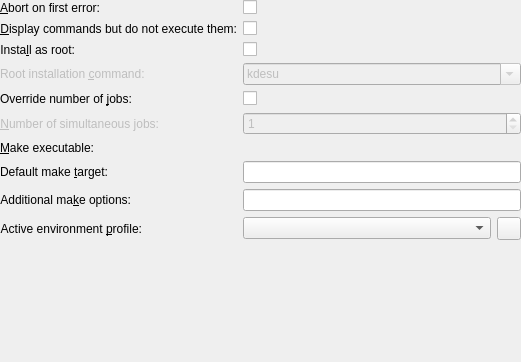
<?xml version="1.0" encoding="UTF-8"?>
<ui version="4.0">
 <class>MakeConfig</class>
 <widget class="QWidget" name="MakeConfig">
  <property name="geometry">
   <rect>
    <x>0</x>
    <y>0</y>
    <width>521</width>
    <height>362</height>
   </rect>
  </property>
  <layout class="QFormLayout" name="formLayout">
   <property name="fieldGrowthPolicy">
    <enum>QFormLayout::AllNonFixedFieldsGrow</enum>
   </property>
   <property name="leftMargin">
    <number>0</number>
   </property>
   <property name="topMargin">
    <number>0</number>
   </property>
   <property name="rightMargin">
    <number>0</number>
   </property>
   <property name="bottomMargin">
    <number>0</number>
   </property>
   <item row="0" column="0">
    <widget class="QLabel" name="label_8">
     <property name="text">
      <string>&amp;Abort on first error:</string>
     </property>
     <property name="alignment">
      <set>Qt::AlignRight|Qt::AlignTrailing|Qt::AlignVCenter</set>
     </property>
     <property name="buddy">
      <cstring>kcfg_abortOnFirstError</cstring>
     </property>
    </widget>
   </item>
   <item row="0" column="1">
    <widget class="QCheckBox" name="kcfg_abortOnFirstError">
     <property name="text">
      <string/>
     </property>
    </widget>
   </item>
   <item row="1" column="0">
    <widget class="QLabel" name="label_7">
     <property name="text">
      <string>&amp;Display commands but do not execute them:</string>
     </property>
     <property name="alignment">
      <set>Qt::AlignRight|Qt::AlignTrailing|Qt::AlignVCenter</set>
     </property>
     <property name="buddy">
      <cstring>kcfg_displayOnly</cstring>
     </property>
    </widget>
   </item>
   <item row="1" column="1">
    <widget class="QCheckBox" name="kcfg_displayOnly">
     <property name="text">
      <string/>
     </property>
    </widget>
   </item>
   <item row="2" column="0">
    <widget class="QLabel" name="label_31">
     <property name="text">
      <string>Insta&amp;ll as root:</string>
     </property>
     <property name="alignment">
      <set>Qt::AlignRight|Qt::AlignTrailing|Qt::AlignVCenter</set>
     </property>
     <property name="buddy">
      <cstring>kcfg_installAsRoot</cstring>
     </property>
    </widget>
   </item>
   <item row="2" column="1">
    <widget class="QCheckBox" name="kcfg_installAsRoot">
     <property name="text">
      <string/>
     </property>
    </widget>
   </item>
   <item row="3" column="0">
    <widget class="QLabel" name="rootinstallationcommandLabel">
     <property name="enabled">
      <bool>false</bool>
     </property>
     <property name="text">
      <string>Root installation &amp;command:</string>
     </property>
     <property name="buddy">
      <cstring>kcfg_suCommand</cstring>
     </property>
    </widget>
   </item>
   <item row="3" column="1">
    <widget class="KComboBox" name="kcfg_suCommand">
     <property name="enabled">
      <bool>false</bool>
     </property>
     <property name="editable">
      <bool>true</bool>
     </property>
     <item>
      <property name="text">
       <string>kdesu</string>
      </property>
     </item>
     <item>
      <property name="text">
       <string>kdesudo</string>
      </property>
     </item>
     <item>
      <property name="text">
       <string>gksu</string>
      </property>
     </item>
    </widget>
   </item>
   <item row="5" column="0">
    <widget class="QLabel" name="label">
     <property name="enabled">
      <bool>false</bool>
     </property>
     <property name="text">
      <string>&amp;Number of simultaneous jobs:</string>
     </property>
     <property name="alignment">
      <set>Qt::AlignRight|Qt::AlignTrailing|Qt::AlignVCenter</set>
     </property>
     <property name="buddy">
      <cstring>kcfg_numberOfJobs</cstring>
     </property>
    </widget>
   </item>
   <item row="5" column="1">
    <widget class="QSpinBox" name="kcfg_numberOfJobs">
     <property name="enabled">
      <bool>false</bool>
     </property>
     <property name="minimum">
      <number>1</number>
     </property>
    </widget>
   </item>
   <item row="6" column="0">
    <widget class="QLabel" name="label_4">
     <property name="text">
      <string>&amp;Make executable:</string>
     </property>
     <property name="alignment">
      <set>Qt::AlignRight|Qt::AlignTrailing|Qt::AlignVCenter</set>
     </property>
     <property name="buddy">
      <cstring>makeExecutable</cstring>
     </property>
    </widget>
   </item>
   <item row="6" column="1">
    <widget class="KUrlRequester" name="makeExecutable" native="true">
     <property name="sizePolicy">
      <sizepolicy hsizetype="Preferred" vsizetype="Fixed">
       <horstretch>0</horstretch>
       <verstretch>0</verstretch>
      </sizepolicy>
     </property>
    </widget>
   </item>
   <item row="7" column="0">
    <widget class="QLabel" name="label_6">
     <property name="text">
      <string>Default make &amp;target:</string>
     </property>
     <property name="alignment">
      <set>Qt::AlignRight|Qt::AlignTrailing|Qt::AlignVCenter</set>
     </property>
     <property name="buddy">
      <cstring>kcfg_defaultTarget</cstring>
     </property>
    </widget>
   </item>
   <item row="7" column="1">
    <widget class="QLineEdit" name="kcfg_defaultTarget">
     <property name="clearButtonEnabled">
      <bool>true</bool>
     </property>
    </widget>
   </item>
   <item row="8" column="0">
    <widget class="QLabel" name="label_5">
     <property name="text">
      <string>Additional ma&amp;ke options:</string>
     </property>
     <property name="alignment">
      <set>Qt::AlignRight|Qt::AlignTrailing|Qt::AlignVCenter</set>
     </property>
     <property name="buddy">
      <cstring>kcfg_additionalOptions</cstring>
     </property>
    </widget>
   </item>
   <item row="8" column="1">
    <widget class="QLineEdit" name="kcfg_additionalOptions">
     <property name="clearButtonEnabled">
      <bool>true</bool>
     </property>
    </widget>
   </item>
   <item row="10" column="0">
    <widget class="QLabel" name="label_2">
     <property name="text">
      <string>Active environment &amp;profile:</string>
     </property>
     <property name="alignment">
      <set>Qt::AlignRight|Qt::AlignTrailing|Qt::AlignVCenter</set>
     </property>
     <property name="buddy">
      <cstring>kcfg_environmentProfile</cstring>
     </property>
    </widget>
   </item>
   <item row="10" column="1">
    <widget class="QWidget" name="widget" native="true">
     <layout class="QHBoxLayout" name="horizontalLayout">
      <property name="leftMargin">
       <number>0</number>
      </property>
      <property name="topMargin">
       <number>0</number>
      </property>
      <property name="rightMargin">
       <number>0</number>
      </property>
      <property name="bottomMargin">
       <number>0</number>
      </property>
      <item>
       <widget class="KDevelop::EnvironmentSelectionWidget" name="kcfg_environmentProfile">
        <property name="sizePolicy">
         <sizepolicy hsizetype="Expanding" vsizetype="Fixed">
          <horstretch>0</horstretch>
          <verstretch>0</verstretch>
         </sizepolicy>
        </property>
       </widget>
      </item>
      <item>
       <widget class="KDevelop::EnvironmentConfigureButton" name="configureEnvironment"/>
      </item>
     </layout>
    </widget>
   </item>
   <item row="4" column="0">
    <widget class="QLabel" name="label_3">
     <property name="text">
      <string>Override number of &amp;jobs:</string>
     </property>
     <property name="buddy">
      <cstring>kcfg_overrideNumberOfJobs</cstring>
     </property>
    </widget>
   </item>
   <item row="4" column="1">
    <widget class="QCheckBox" name="kcfg_overrideNumberOfJobs">
     <property name="text">
      <string/>
     </property>
    </widget>
   </item>
  </layout>
 </widget>
 <customwidgets>
  <customwidget>
   <class>KUrlRequester</class>
   <extends>QWidget</extends>
   <header>KUrlRequester</header>
   <container>1</container>
  </customwidget>
  <customwidget>
   <class>KComboBox</class>
   <extends>QComboBox</extends>
   <header>KComboBox</header>
  </customwidget>
  <customwidget>
   <class>KDevelop::EnvironmentSelectionWidget</class>
   <extends>KComboBox</extends>
   <header location="global">util/environmentselectionwidget.h</header>
  </customwidget>
  <customwidget>
   <class>KDevelop::EnvironmentConfigureButton</class>
   <extends>QToolButton</extends>
   <header>shell/environmentconfigurebutton.h</header>
  </customwidget>
 </customwidgets>
 <resources/>
 <connections>
  <connection>
   <sender>kcfg_installAsRoot</sender>
   <signal>clicked(bool)</signal>
   <receiver>kcfg_suCommand</receiver>
   <slot>setEnabled(bool)</slot>
   <hints>
    <hint type="sourcelabel">
     <x>516</x>
     <y>74</y>
    </hint>
    <hint type="destinationlabel">
     <x>516</x>
     <y>102</y>
    </hint>
   </hints>
  </connection>
  <connection>
   <sender>kcfg_installAsRoot</sender>
   <signal>toggled(bool)</signal>
   <receiver>rootinstallationcommandLabel</receiver>
   <slot>setEnabled(bool)</slot>
   <hints>
    <hint type="sourcelabel">
     <x>516</x>
     <y>74</y>
    </hint>
    <hint type="destinationlabel">
     <x>195</x>
     <y>97</y>
    </hint>
   </hints>
  </connection>
  <connection>
   <sender>kcfg_installAsRoot</sender>
   <signal>toggled(bool)</signal>
   <receiver>kcfg_suCommand</receiver>
   <slot>setEnabled(bool)</slot>
   <hints>
    <hint type="sourcelabel">
     <x>516</x>
     <y>74</y>
    </hint>
    <hint type="destinationlabel">
     <x>195</x>
     <y>97</y>
    </hint>
   </hints>
  </connection>
  <connection>
   <sender>kcfg_overrideNumberOfJobs</sender>
   <signal>toggled(bool)</signal>
   <receiver>kcfg_numberOfJobs</receiver>
   <slot>setEnabled(bool)</slot>
   <hints>
    <hint type="sourcelabel">
     <x>411</x>
     <y>128</y>
    </hint>
    <hint type="destinationlabel">
     <x>411</x>
     <y>159</y>
    </hint>
   </hints>
  </connection>
  <connection>
   <sender>kcfg_overrideNumberOfJobs</sender>
   <signal>toggled(bool)</signal>
   <receiver>label</receiver>
   <slot>setEnabled(bool)</slot>
   <hints>
    <hint type="sourcelabel">
     <x>411</x>
     <y>128</y>
    </hint>
    <hint type="destinationlabel">
     <x>204</x>
     <y>157</y>
    </hint>
   </hints>
  </connection>
 </connections>
</ui>
